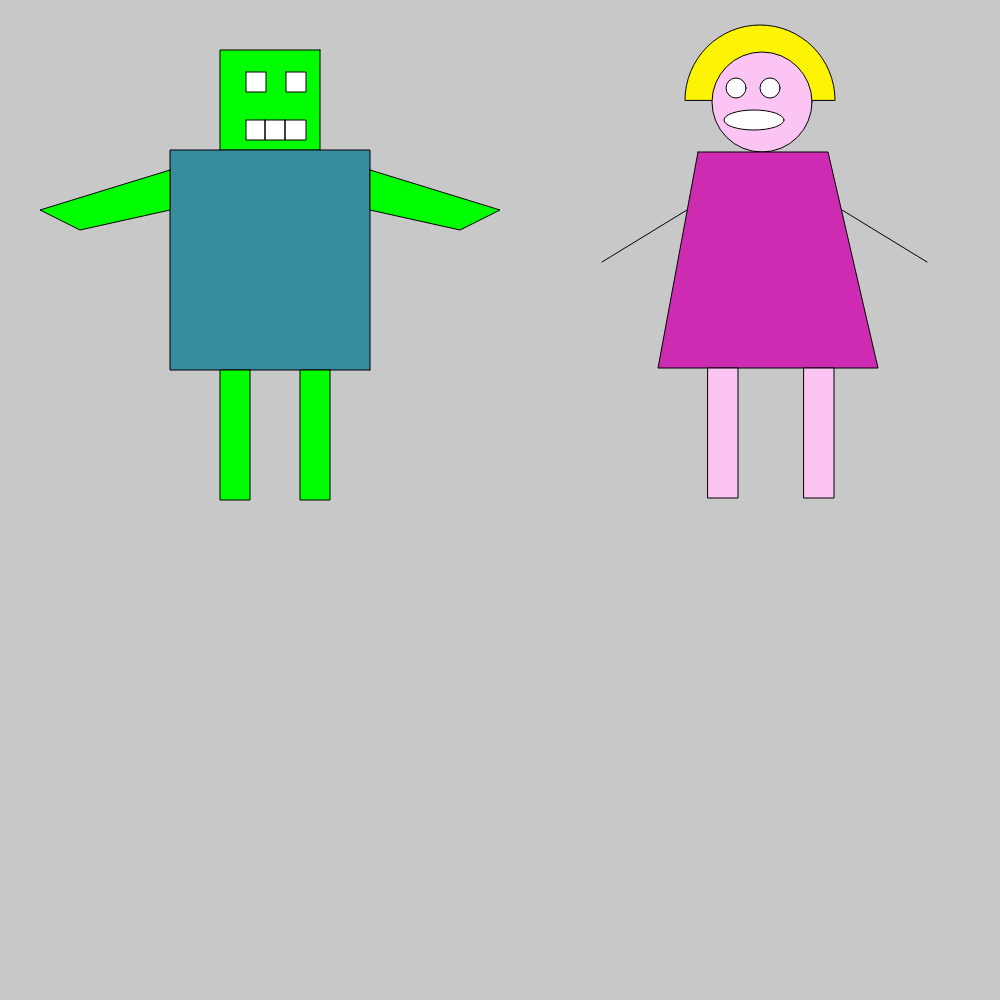
Frame 1 (no input)
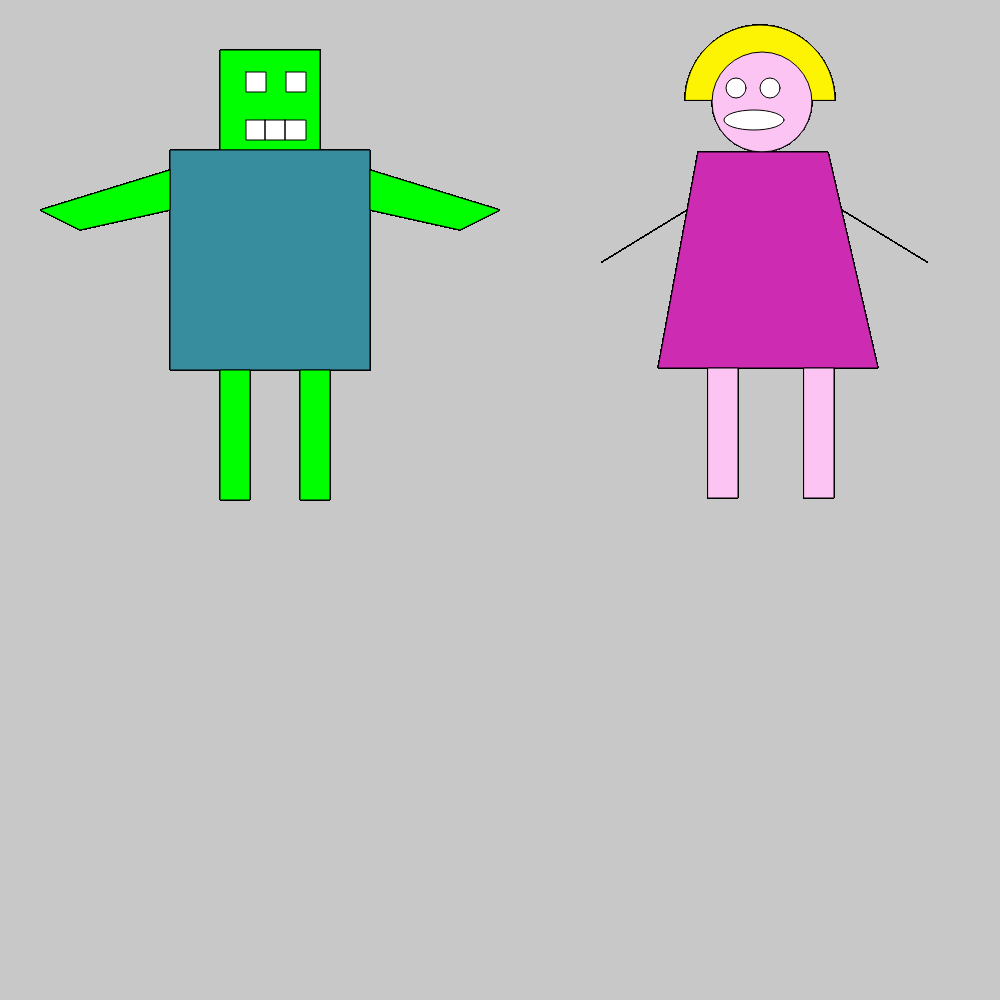
Frame 60 (no input)
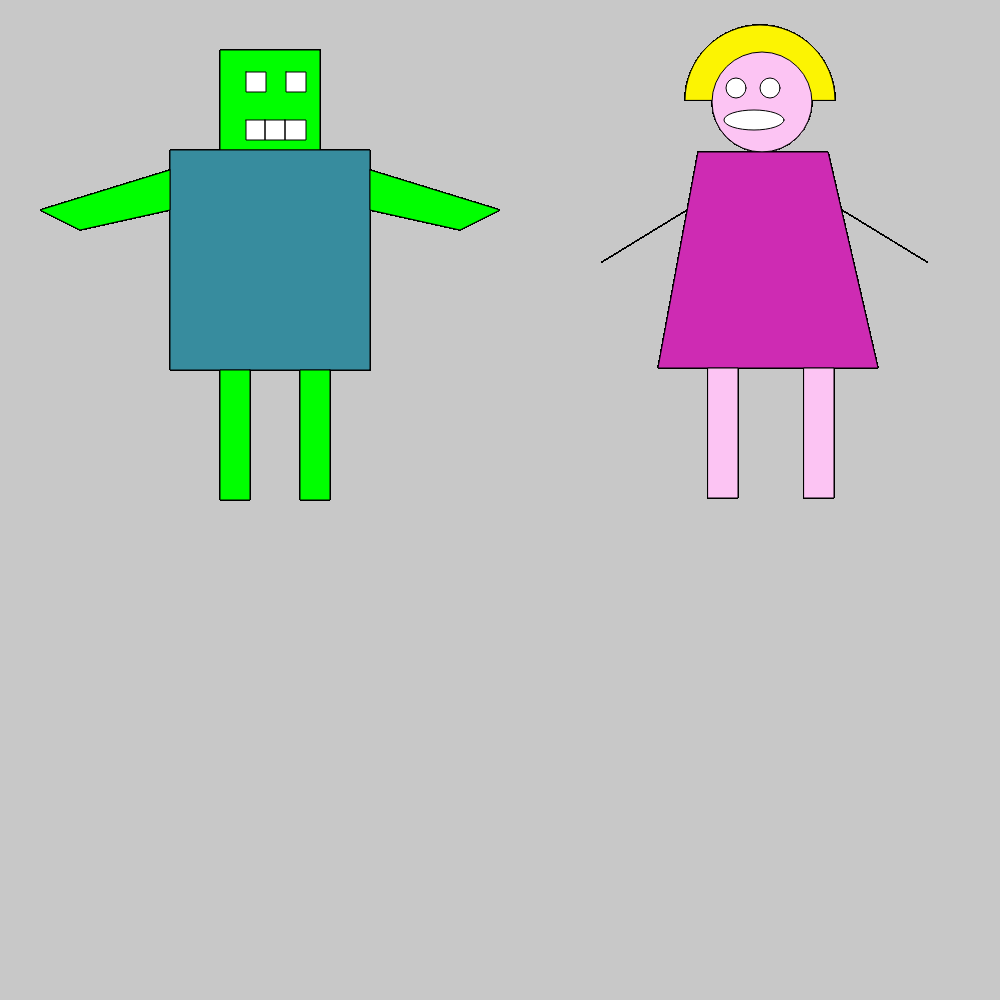
Frame 120 (the mouse pressed at the canvas centre since frame 60)

The p5.js sketch that drew these frames (run headless with seeded random() and noise() and a simulated clock; from frame 60 on, the mouse is pressed at the canvas centre):

// p5.js sketch
// ── sketch.js
function setup() {

		createCanvas(1000,1000);
		background(200);

}

function draw() {

	// begin male robot
	fill(0,255,0)
	
	//head
	beginShape();
	vertex(320,50);
	vertex(220,50);
	vertex(220,150);
	vertex(320,150);
	endShape(CLOSE);

	//right eye
	
	fill(255,255,255)
	beginShape();
	vertex(286,72);
	vertex(286,92);
	vertex(306,92);
	vertex(306,72);
	endShape(CLOSE);

	//left eye
	
	beginShape();
	vertex(246,72);
	vertex(246,92);
	vertex(266,92);
	vertex(266,72);
	endShape(CLOSE);

	//mouth
	
	beginShape();
	vertex(246,120);
	vertex(306,120);
	vertex(306,140);
	vertex(246,140);
	endShape(CLOSE);

	beginShape();
	vertex(265,120);
	vertex(265,140);
	endShape(CLOSE);
	beginShape();
	vertex(285,120);
	vertex(285,140);
	endShape(CLOSE);

	fill(55, 140, 158)
	//body
	beginShape();
	vertex(370,370);
	vertex(370,150);
	vertex(170,150);
	vertex(170,370);
	endShape(CLOSE);

	fill(0,255,0)
	//right leg
	beginShape();
	vertex(330,370);
	vertex(330,500);
	vertex(300,500);
	vertex(300,370);
	endShape(CLOSE);

	//left leg
	beginShape();
	vertex(250,370);
	vertex(250,500);
	vertex(220,500);
	vertex(220,370);
	endShape(CLOSE);


    //left arm
	beginShape();
	vertex(170,170);
	vertex(170,210);
	vertex(80,230);
	vertex(40,210);
	endShape(CLOSE);

	//right arm
	beginShape();
	vertex(370,170);
	vertex(370,210);
	vertex(460,230);
	vertex(500,210);
	endShape(CLOSE);

	//end male robot
 	
 	//begin female robot

 	//hair
 	fill(252, 244, 2);

 	arc(760, 100, 150, 150, PI, TWO_PI,CHORD);

 	//head
 	fill(252, 196, 243);
 	
 	ellipse(762,102,100);

  	//eyes and mouth
 	fill(255,255,255);
 	ellipse(736,88,20);
 	ellipse(770,88,20);
 	ellipse(754,120,60,20);

	
 	//body
 	fill(206, 43, 179);
	beginShape();
	vertex(698,152);
	vertex(828,152);
	vertex(878,368);
	vertex(658,368);	
	endShape(CLOSE);

	//legs and arms
  	fill(252, 196, 243);

  	rect(708,368,30,130);
  	rect(804,368,30,130);
  	line(687,210,602,262);
  	line(842,210,927,262);


  	//end female robot
}
